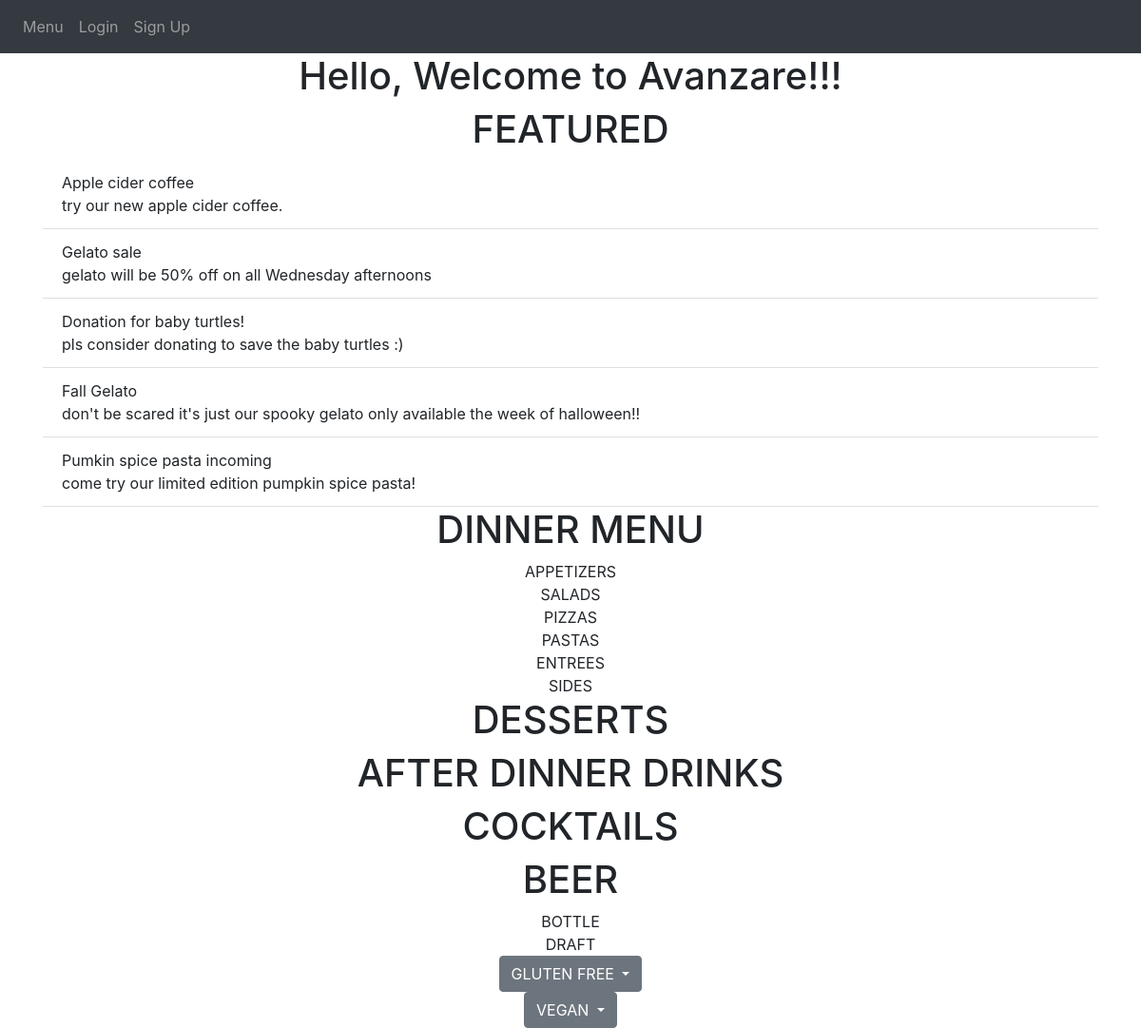
Page /start_page on the earlier database version.
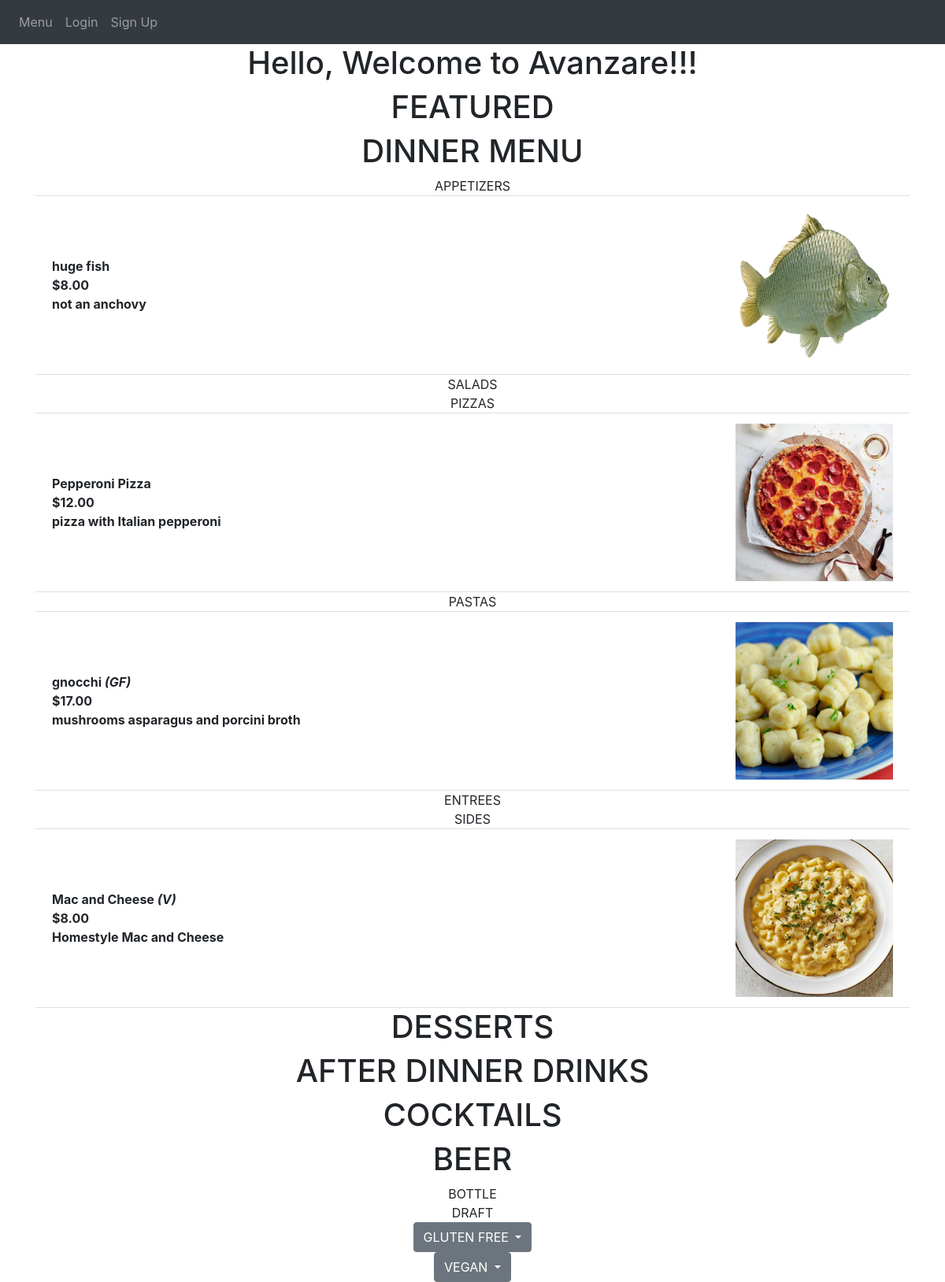
Same page on the later database version.
### avanzareApp/models.py (models this page shows)
class News(db.Model):
    id = db.Column(db.Integer, primary_key=True)
    title = db.Column(db.String(150))
    text = db.Column(db.String(10000))
    news_type = db.Column(db.String(150))
    featured = db.Column(db.String(10))
    date = db.Column(db.DateTime(timezone=True), default=func.now())

class Menu(db.Model):
    id = db.Column(db.Integer, primary_key=True)
    name = db.Column(db.String(150), unique=True)
    price = db.Column(db.String(150))
    description = db.Column(db.String(10000))
    menu_type = db.Column(db.String(150))
    gluten_free = db.Column(db.String(150))
    vegan = db.Column(db.String(150))
    date = db.Column(db.DateTime(timezone=True), default=func.now())
    user_id = db.Column(db.Integer, db.ForeignKey('user.id'))

### avanzareApp/auth.py (the view, shortened to what this page needs)
@auth.route('/start_page', methods=['GET'])
def start_page():
    user = User.query.filter(User.email=='headChef@gmail.com').first()
    news = db.session.query(News).order_by(News.id.desc()).all()
    items = Menu.query.filter_by(user_id=user.id).order_by(Menu.name).all()
    count =0
    for post in news:
        post = random.choice(news)
        post.featured = "TRUE"
        count+=1
        if count == 5:
            break
    return render_template("start_page.html", news=news, items=items, user=current_user)

### avanzareApp/templates/start_page.html (shortened to what this page needs)
{% extends "base.html" %} {% block title %}Home{% endblock %}
{% block content %}
<h1 align="center">Hello, Welcome to Avanzare!!!</h1>
<h1 align="center">FEATURED</h1>
        <ul class="list-group list-group-flush" id="items">
              {% for news_post in news %}
                    {% if news_post.featured == "TRUE" %}
                      <li class="list-group-item">
                          {{ news_post.title }}
                          <br />
                          {{ news_post.text }}
                          <br />
                      </li>
                    {% endif %}
              {% endfor %}
        </ul>
<h1 align="center"> DINNER MENU </h1>
        <ul class="list-group list-group-flush" >
            {% set print_once = 1 %}
            {% for menu in ["APPETIZERS", "SALADS", "PIZZAS", "PASTAS", "ENTREES", "SIDES", "DESSERT MENU", "AFTER DINNER DRINKS", "COCKTAILS", "BOTTLE", "DRAFT"] %}
                {% if print_once == 1 %}
                    {% if menu == "DESSERT MENU" %}
                        <h1 align="center"> DESSERTS </h1>
                        {% set print_once = 0 %}
                    {% elif menu == "AFTER DINNER DRINKS" %}
                        <h1 align="center"> AFTER DINNER DRINKS </h1>
                        {% set print_once = 0 %}
                    {% elif menu == "COCKTAILS" %}
                        <h1 align="center"> COCKTAILS </h1>
                        {% set print_once = 0 %}
                    {% elif menu == "BOTTLE" %}
                        <h1 align="center"> BEER </h1>
                        <div align="center">{{ menu }}</div>
                        {% set print_once = 0 %}
                    {% else %}
                        <div align="center">{{ menu }}</div>
                        {% set print_once = 0 %}
                    {% endif %}
                {% endif %}
              {% for item in items %}
                    {% if item.menu_type == menu %}
                      <li class="list-group-item">
                          <table style="width:100%">
                            <tr>
                                <th>
                          {{ item.name }}
                          {% if item.gluten_free == "GLUTEN FREE" %}
                            <i>{{ "(GF)" }}</i>
                          {% endif %}
                          {% if item.vegan == "VEGAN" %}
                            <i>{{ "(V)" }}</i>
                          {% endif %}
                          <br />
                          {% set tmp = "$" + (item.price | string) %}
                          {{ tmp }}
                          <br />
                          {{ item.description }}
                                </th>
                                <th>
                                    {% set tmp = item.name + '.jpg' %}
                                    <div align="right">
                                        <img class="img-responsive" src="{{ url_for('views.send_image', filename=tmp) }}" width="200" height="200">
                                    </div>
                                </th>
                            </tr>
                          </table>
                      </li>
                    {% endif %}
              {% endfor %}
            {% set print_once = 1 %}
            {% endfor %}
        </ul>
<div class="dropdown" align="center">
  <button class="btn btn-secondary dropdown-toggle" type="button" id="dropdownMenuButton" data-toggle="dropdown" aria-haspopup="true" aria-expanded="false">
    GLUTEN FREE
  </button>
            {% set DINNER_sub_menus = ["APPETIZERS", "SALADS", "SIDES"] %}
            {% set print_once = 1 %}
</div>
<div class="dropdown" align="center">
  <button class="btn btn-secondary dropdown-toggle" type="button" data-toggle="dropdown" aria-haspopup="true" aria-expanded="false">
    VEGAN
  </button>
            {% set DINNER_sub_menus = ["APPETIZERS", "SALADS", "SIDES"] %}
            {% set print_once = 1 %}
</div>
{% endblock %}

### avanzareApp/templates/base.html (shortened to what this page needs)
<!DOCTYPE html>
<html lang="en">
<head>
    <link
      rel="stylesheet"
      href="https://stackpath.bootstrapcdn.com/bootstrap/4.4.1/css/bootstrap.min.css"
    />
    <link
      rel="stylesheet"
      href="https://stackpath.bootstrapcdn.com/font-awesome/4.7.0/css/font-awesome.min.css"
    />
    <link rel="stylesheet" href="style.css">
</head>
<body>
    <nav class="navbar navbar-expand-lg navbar-dark bg-dark">
        <div class="collapse navbar-collapse" id="navbar">
            <div class="navbar-nav">
                {% if user.is_authenticated %}
                    {% if user.email == "headChef@gmail.com" %}
                        <a class="nav-item nav-link" id="edit_menu" href="/add-menu-item">Edit Menu</a>
                        <a class="nav-item nav-link" id="view_orders" href="/view-orders">View Orders</a>
                        <a class="nav-item nav-link" id="create_news" href="/create-news">Create News</a>
                    {% endif %}
                    <a class="nav-item nav-link" id="home" href="/">Home</a>
                    <a class="nav-item nav-link" id="user_home" href="/user_home">User Home</a>
                    <a class="nav-item nav-link" id="order" href="/order">Order</a>
                    <a class="nav-item nav-link" id="logout" href="/logout">Logout</a>
                {% else %}
                    <a class="nav-item nav-link" id="menu" href="/start_page">Menu</a>
                    <a class="nav-item nav-link" id="login" href="/login">Login</a>
                    <a class="nav-item nav-link" id="signup" href="/sign-up">Sign Up</a>
                {% endif %}
            </div>
        </div>
    </nav>
    <div class="container">
    {% block content %}
    {% endblock %}
    </div>
</body>
</html>

Differences in the rows shown:
removed News: title "Apple cider coffee", text "try our new apple cider coffee."
removed News: title "Gelato sale", text "gelato will be 50% off on all Wednesday afternoons"
removed News: title "Donation for baby turtles!", text "pls consider donating to save the baby turtles :)"
removed News: title "Fall Gelato", text "don't be scared it's just our spooky gelato only available the week of halloween!!"
removed News: title "Pumkin spice pasta incoming", text "come try our limited edition pumpkin spice pasta!"
added Menu: name "huge fish", tmp "$8.00", description "not an anchovy", shows a picture, shown under "APPETIZERS"
added Menu: name "Pepperoni Pizza", tmp "$12.00", description "pizza with Italian pepperoni", shows a picture, shown under "PIZZAS"
added Menu: name "gnocchi", value "(GF)", tmp "$17.00", description "mushrooms asparagus and porcini broth", shows a picture, shown under "PASTAS"
added Menu: name "Mac and Cheese", value "(V)", tmp "$8.00", description "Homestyle Mac and Cheese", shows a picture, shown under "SIDES"
